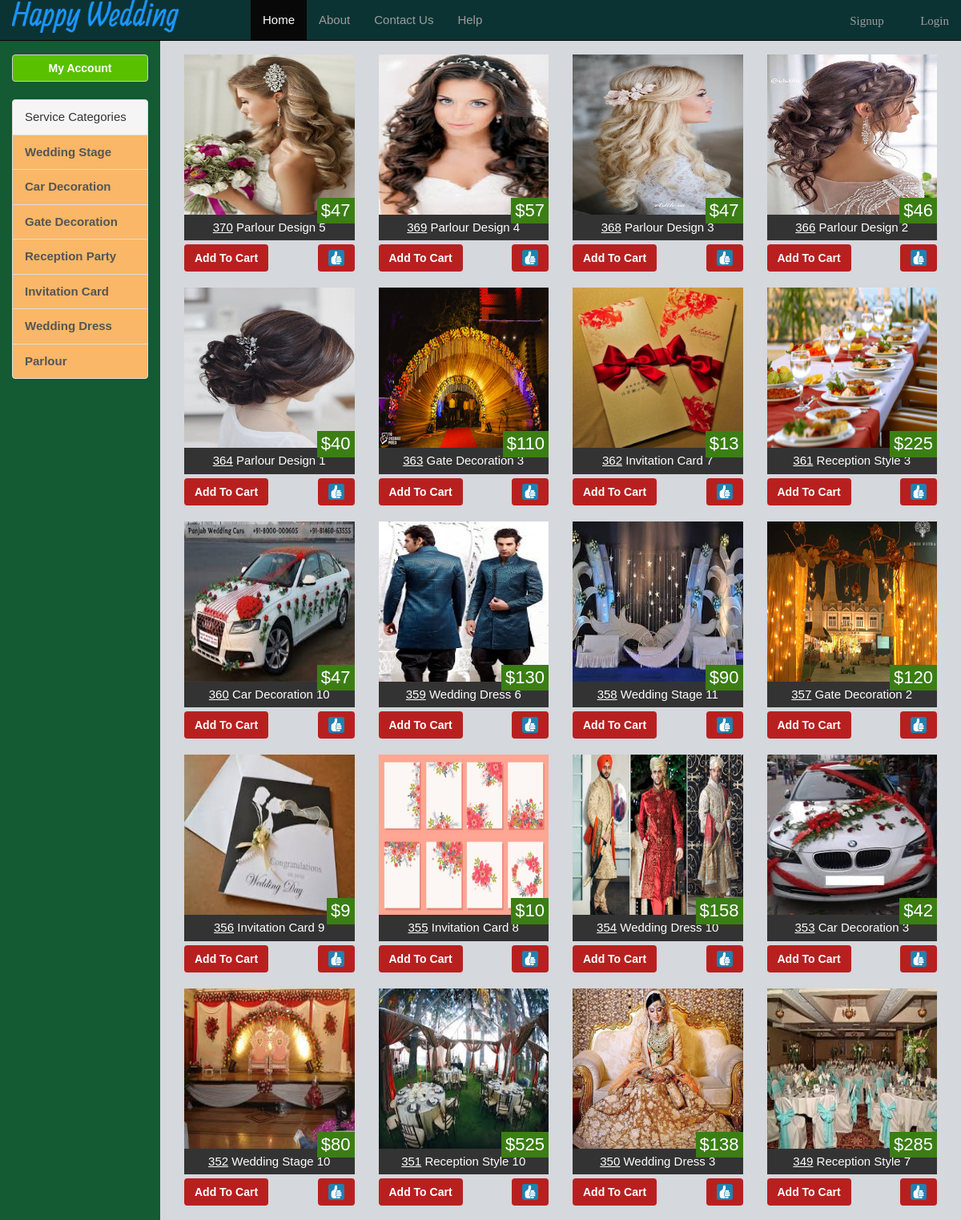
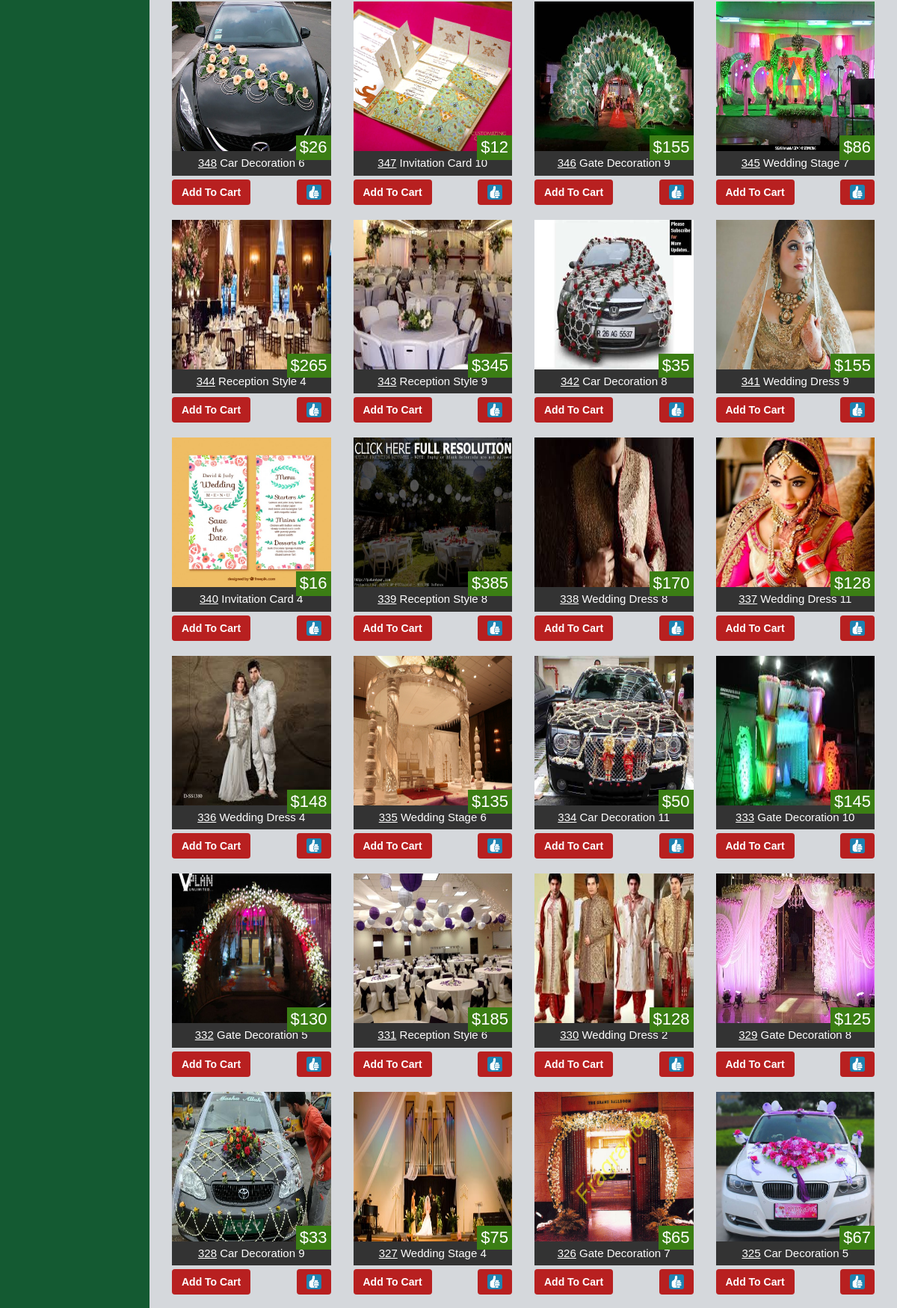
The page / (upper part) on the database its author committed (2 pictures, top to bottom).
### tables this page shows
CREATE TABLE IF NOT EXISTS `product` (
  `id` int(30) NOT NULL AUTO_INCREMENT,
  `type` int(10) NOT NULL,
  `location` varchar(120) NOT NULL,
  `price` int(30) NOT NULL,
  `name` varchar(50) NOT NULL,
  PRIMARY KEY (`id`)
);

### index.php (the view)
<?php
		include 'includes/header.php';
		include 'includes/left-bar.php';
		include 'config/database.php';
?>
	<div class="col-md-10" style="background:#D5D8DC;min-height:570px;">
		<br/>
		<?php
			$res=mysqli_query($link,"select * from product order by id desc")or die(mysql_error());
			while($arr=mysqli_fetch_row($res))
			{
				echo "<div class='col-md-3 game'>";
					echo "<div class='game-price'>$$arr[3]</div>";
					echo "<a href='$arr[2]'><img src='$arr[2]'/></a>";
					echo "<div class='game-title'><u>$arr[0]</u> $arr[4]</div>";
					if(!isset($_SESSION['sadmin']))
					{
						echo "<form action='user/addToCart.php'>";
							echo "<div class='game-add' style='float:left;'><button name='subject' value='$arr[0]' class='btn btn2' type='submit'>Add To Cart</button></div>";
						echo "</form>";
						echo "<form action='user/addToWishlist.php'>";
							echo "<div class='game-add' style='float:right;'><button name='subject' value='$arr[0]' class='btn btn2' type='submit'><img src='images/icons/9.png' style='height:20px;width:20px;float:right;'></button></div>";
						echo "</form>";
					}
				echo "<br/></div>";
			}
		?>
	</div>
<?php include 'includes/footer.php'?>

### css/style.css (style rules this page uses)
* { margin: 0; padding: 0; }
body { font-family: arial; font-size: 15px; color: white; line-height: 1.5em; background: #f4f4f4 }
.game { display:relative; }
.game-title { text-align: center; padding: 5px; background : #333; color: #fff; }
.game img { height:200px; width: 100%; }
.game-price { position: absolute; bottom : 80px; right: 15px; background : #3b7e14; color: #fff; padding: 5px; font-size: 22px; }
.game-add { margin: 5px auto 20px auto; text-align: center; }
.btn2 { background : #B82020; color : #ffffff; font-weight: bold; }

### rows shown on the page
product: price "47", location (picture), id "370", name "Parlour Design 5"
product: price "57", location (picture), id "369", name "Parlour Design 4"
product: price "47", location (picture), id "368", name "Parlour Design 3"
product: price "46", location (picture), id "366", name "Parlour Design 2"
product: price "40", location (picture), id "364", name "Parlour Design 1"
product: price "110", location (picture), id "363", name "Gate Decoration 3"
product: price "13", location (picture), id "362", name "Invitation Card 7"
product: price "225", location (picture), id "361", name "Reception Style 3"
product: price "47", location (picture), id "360", name "Car Decoration 10"
product: price "130", location (picture), id "359", name "Wedding Dress 6"
product: price "90", location (picture), id "358", name "Wedding Stage 11"
product: price "120", location (picture), id "357", name "Gate Decoration 2"
product: price "9", location (picture), id "356", name "Invitation Card 9"
product: price "10", location (picture), id "355", name "Invitation Card 8"
product: price "158", location (picture), id "354", name "Wedding Dress 10"
product: price "42", location (picture), id "353", name "Car Decoration 3"
product: price "80", location (picture), id "352", name "Wedding Stage 10"
product: price "525", location (picture), id "351", name "Reception Style 10"
product: price "138", location (picture), id "350", name "Wedding Dress 3"
product: price "285", location (picture), id "349", name "Reception Style 7"
product: price "26", location (picture), id "348", name "Car Decoration 6"
product: price "12", location (picture), id "347", name "Invitation Card 10"
product: price "155", location (picture), id "346", name "Gate Decoration 9"
product: price "86", location (picture), id "345", name "Wedding Stage 7"
product: price "265", location (picture), id "344", name "Reception Style 4"
product: price "345", location (picture), id "343", name "Reception Style 9"
product: price "35", location (picture), id "342", name "Car Decoration 8"
product: price "155", location (picture), id "341", name "Wedding Dress 9"
product: price "16", location (picture), id "340", name "Invitation Card 4"
product: price "385", location (picture), id "339", name "Reception Style 8"
product: price "170", location (picture), id "338", name "Wedding Dress 8"
product: price "128", location (picture), id "337", name "Wedding Dress 11"
product: price "148", location (picture), id "336", name "Wedding Dress 4"
product: price "135", location (picture), id "335", name "Wedding Stage 6"
product: price "50", location (picture), id "334", name "Car Decoration 11"
product: price "145", location (picture), id "333", name "Gate Decoration 10"
product: price "130", location (picture), id "332", name "Gate Decoration 5"
product: price "185", location (picture), id "331", name "Reception Style 6"
product: price "128", location (picture), id "330", name "Wedding Dress 2"
product: price "125", location (picture), id "329", name "Gate Decoration 8"
product: price "33", location (picture), id "328", name "Car Decoration 9"
product: price "75", location (picture), id "327", name "Wedding Stage 4"
product: price "65", location (picture), id "326", name "Gate Decoration 7"
product: price "67", location (picture), id "325", name "Car Decoration 5"
